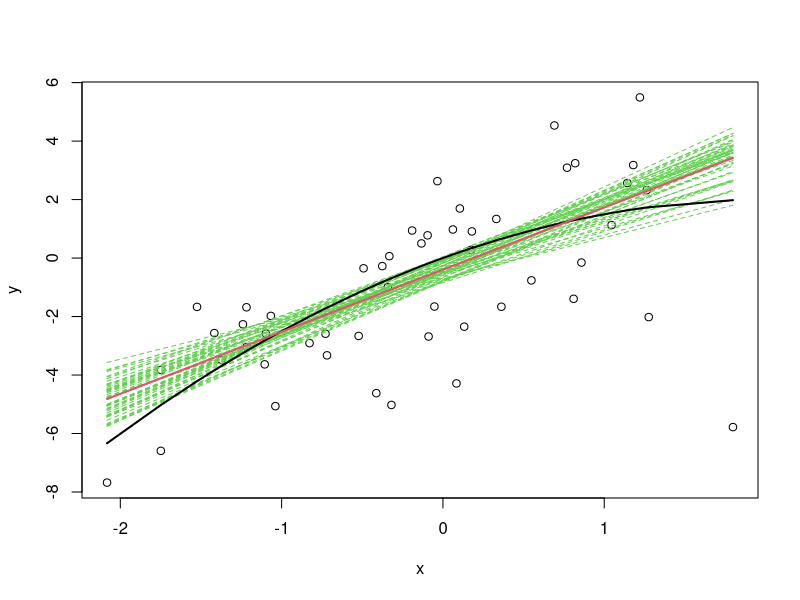
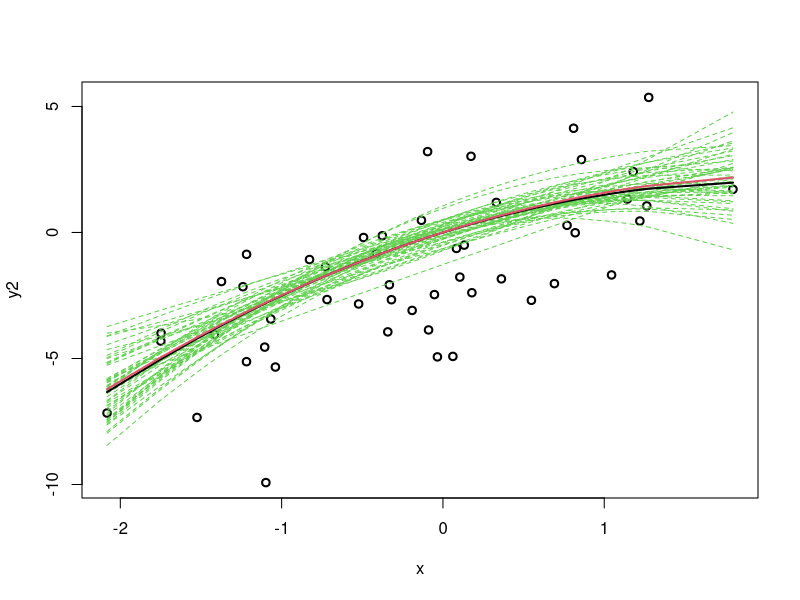
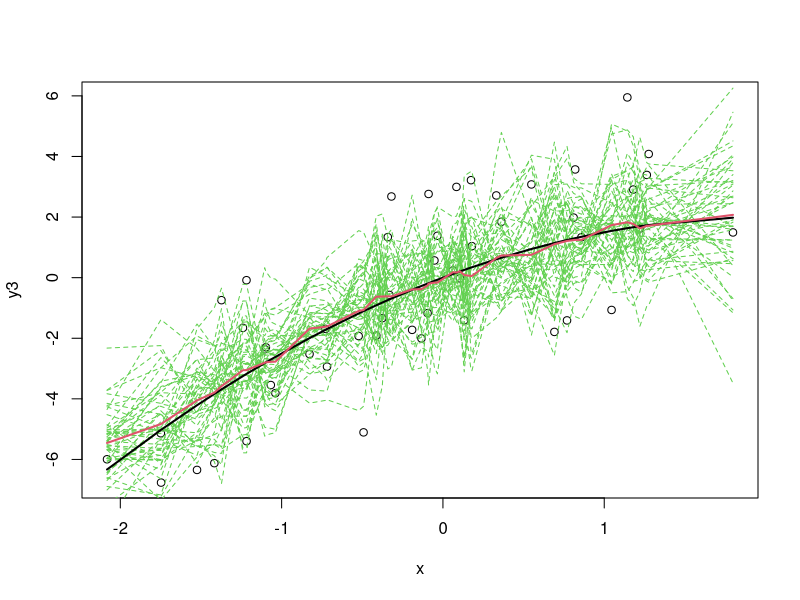
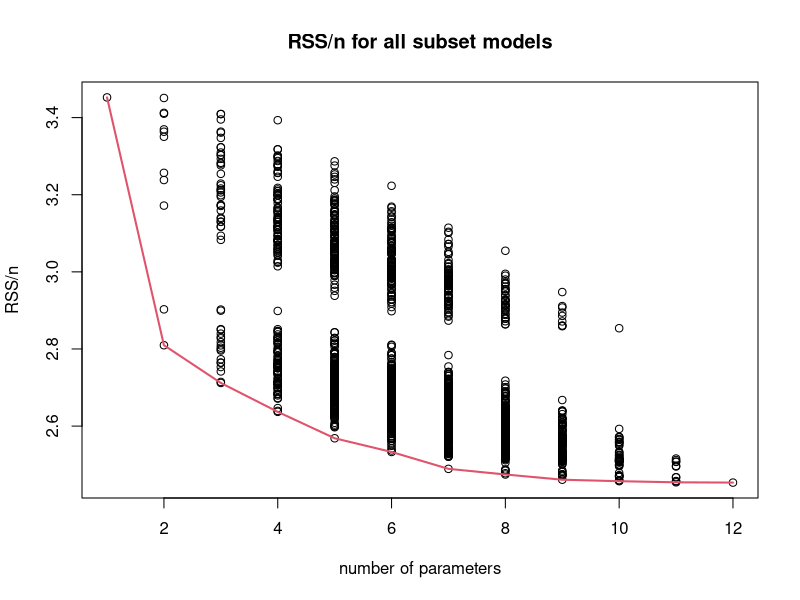
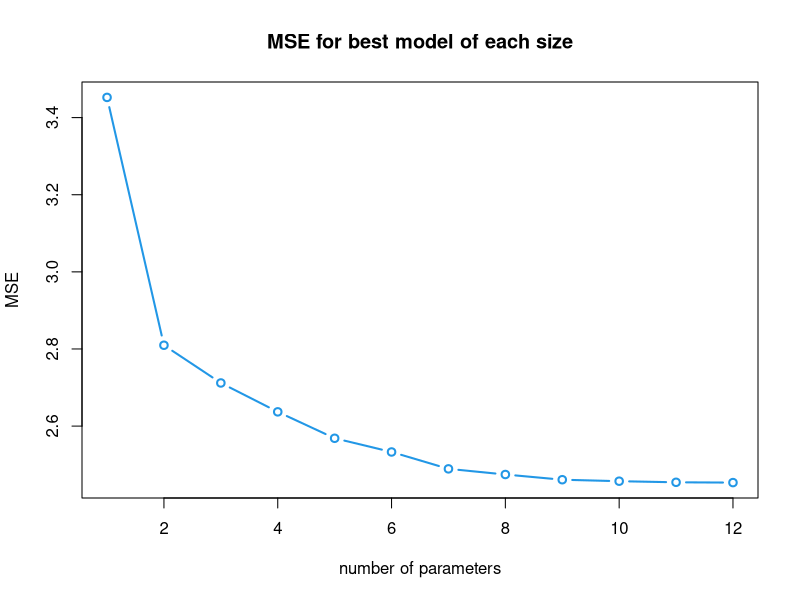
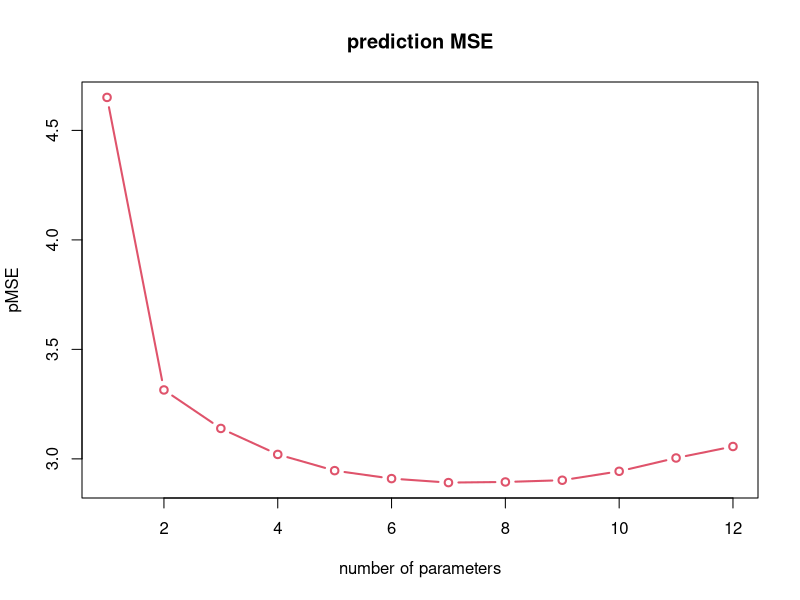
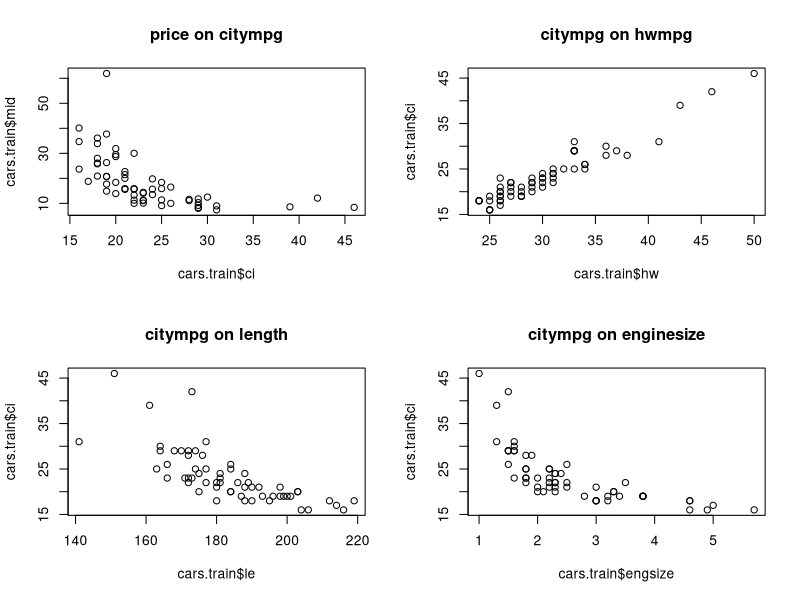
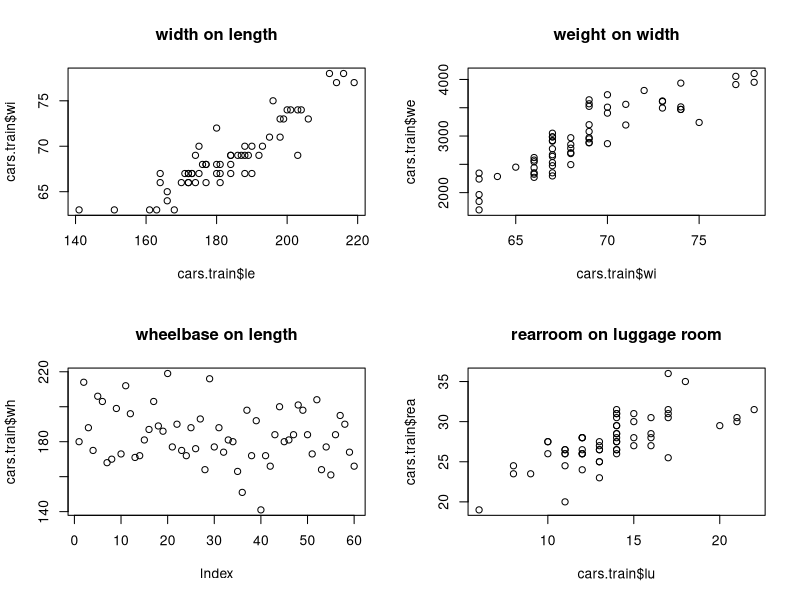

Reproduce these figures in R, in order. (Note: this script raises an error after producing the figures.)
## ---- chunk 1
###################################################
### code chunk number 1: l6-fig4plot
###################################################
n<-50; noisesd<-2 ## sample size and noise level
x<-sort(rnorm(n))
K<-50
mma<-rep(0,2) ## creating a vector to store the model coefficients in
## The for-loop runs everything inside the curly brackets K times
## Linear model
for (kk in (1:K)) {
 y<-2*x-.5*x^2+rnorm(n,sd=noisesd) ## true model I sample from
 if (kk==1 ) {plot(x, y)} ## plot the data once to get the axes fixed
 mm<-lm(y~x)  ## Fitting linear model
 lines(x,mm$fit,col=3,lty=2) ## plotting the different fites in col=3 (green).
 mma<-mma+(1/K)*mm$coef } ## storing the coefficients
lines(x,2*x-.5*x^2,lwd=2) ## true model
lines(x,mma[1]+mma[2]*x,lwd=2,col=2) ## average model
## ---- chunk 2
###################################################
### code chunk number 2: l6-fig5plot
###################################################
mma<-rep(0,3)
for (kk in (1:K)) {
 y2<-2*x-.5*x^2+rnorm(n,sd=noisesd) ## true model
 if (kk==1) {plot(x, y2,lwd=2)}
 mm<-lm(y2~x+I(x^2)) ## Fitting 2nd order polynomial
 lines(x,mm$fit,col=3,lty=2)
 mma<-mma+(1/K)*mm$coef}
lines(x,2*x-.5*x^2,lwd=2)
lines(x,mma[1]+mma[2]*x+mma[3]*x^2,lwd=2,col=2)
## ---- chunk 3
###################################################
### code chunk number 3: l6-fig6plot
###################################################
mma<-rep(0,length(x))
for (kk in (1:K)) {
 y3<-2*x-.5*x^2+rnorm(n,sd=noisesd)
 if (kk==1) {plot(x, y3) }
 mm3<-loess(y3~x,degree=0,span=.1) ## Fitting a local smoother
 lines(x,mm3$fit,col=3,lty=2)
 mma<-mma+(1/K)*mm3$fit }
lines(x,2*x-.5*x^2,lwd=2)
lines(x,mma,lwd=2,col=2)
## ---- chunk 4
###################################################
### code chunk number 4: ldl1
###################################################
SA<-data.frame(read.table("SA.dat",header=T)) ## read in the data
## ---- chunk 5
###################################################
### code chunk number 5: l6-rssfig
###################################################
library(leaps)
frac<-.5 ## creating a training data set of proportion frac - play around with different fractions here
ii<-sample(seq(1,dim(SA)[1]),round(dim(SA)[1]*frac)) ## data points to use for training
yy<-SA[ii,12] ## training data
xx<-as.matrix(SA[ii,-c(12)])
yyt<-SA[-ii,12] ## test data
xxt<-as.matrix(SA[-ii,-c(12)])
###
rleaps<-regsubsets(xx,yy,int=T,nbest=1000,nvmax=dim(SA)[2],really.big=T,method=c("ex")) ## all subset models
cleaps<-summary(rleaps,matrix=T) ## True/False matrix. The r-th is a True/False statement about which
## variables are included in model r.
tt<-apply(cleaps$which,1,sum) ## size of each model in the matrix
mses<-cleaps$rss/length(yy) ## corresponding MSEs
##
tt<-c(1,tt)
nullrss<-sum((yy-mean(yy))^2)/length(yy)
mses<-c(nullrss,mses)
###
plot(tt,mses,xlab="number of parameters",ylab="RSS/n",main="RSS/n for all subset models")
tmin<-min(tt)
tmax<-max(tt)
tsec<-seq(tmin,tmax)
msevec<-rep(0,length(tsec))
for (tk in 1:length(tsec)) {
 msevec[tk]<-min(mses[tt==tsec[tk]])} ## the best model for each size
lines(tsec,msevec,lwd=2,col=2) ## a line connecting the best models.
## ---- chunk 6
###################################################
### code chunk number 6: l6-msefig
###################################################
plot(tsec,msevec,xlab="number of parameters",ylab="MSE",main="MSE for best model of each size",type='b',col=4,lwd=2)
# Just plotting the best model of each size
## ---- chunk 7
###################################################
### code chunk number 7: l6-pmsefig
###################################################
pmses<-rep(0,dim(cleaps$which)[1])
for (ta in (1:dim(cleaps$which)[1])) {
  # select covariates in training data for current model 
  # -1 removes the intercep stored in cleaps
  x <- xx[, cleaps$which[ta,-1]] # TRAINING covariates
  mmr <- lm(yy ~ x)  # fit training data
  # now select same covariates in test data
  x <- xxt[, cleaps$which[ta,-1]] # TESTING covariates
  # predict the outcome of the new data from testing covariates
  yhat <- predict(mmr, as.data.frame(x))
 # mmr<-lm(yy ~ xx[,cleaps$which[ta,-1]==T])
  PEcp<-sum((yyt-yhat)^2)/length(yyt)
  pmses[ta]<-PEcp }
nullpmse<-sum((yyt-mean(yy))^2)/length(yyt)
pmses<-c(nullpmse,pmses)
pmsevec<-rep(0,length(tsec))
for (tk in 1:length(tsec)) {
 pmsevec[tk]<-min(pmses[tt==tsec[tk]])}
plot(tsec,pmsevec,xlab="number of parameters",ylab="pMSE",main="prediction MSE", type="b",lwd=2,col=2)
# best prediction model of each size
## ---- chunk 8
###################################################
### code chunk number 8: l6-whichwin
###################################################
ptmin<-which.min(pmses)
ModMat<-rbind(c("TRUE",rep("FALSE",dim(cleaps$which)[2]-1)),cleaps$which)
pmod<-ModMat[ptmin,] # this is the best model for prediction (on THIS test data)
winsize<-sum(pmod==T)
mtmin<-which.min(mses[tt==sum(pmod==T)])
mod<-(ModMat[tt==sum(pmod==T),])[mtmin,] # best training model of the same size and pmod. Same model?
## ---- chunk 9
###################################################
### code chunk number 9: l6-wintable
###################################################
### This is code to produce a nice table for latex writing
library(xtable)
x<-rbind(as.character(pmod),as.character(mod))
dimnames(x) <- list(c("pMSE win", "MSE of same size"), c("Intercept",names(SA)[-12]))
x1<-x[,1:6]
x2<-x[,7:12]
dimnames(x1)<-list(c("pMSE win", "MSE of same size"),c("Intercept",names(SA)[1:5]))
dimnames(x2)<-list(c("pMSE win", "MSE of same size"),c(names(SA))[6:11])
xtable(rbind(x1), digits=c(0, rep(3,6)))
xtable(rbind(x2), digits=c(0, rep(3,6)),caption="Selected variables using pMSE",label="table:pmse")
## ---- chunk 10
###################################################
### code chunk number 10: cars1
###################################################
cars<-data.frame(read.table("cars.dat",header=T)) ## read in the data
print(dim(cars)) ## dimensions
print(names(cars)) ## variable names
## ---- chunk 11
###################################################
### code chunk number 11: cars1b
###################################################
## Creating a training and test data set. 
ntrain<-60
ii<-sample(seq(1,dim(cars)[1]),ntrain)
# ntrain cars = training set
cars.train<-cars[ii,]
row.names(cars.train)<-seq(1,ntrain)
cars.test<-cars[-ii,]
row.names(cars.test)<-seq(1,dim(cars.test)[1])
## ---- chunk 12
###################################################
### code chunk number 12: cars2a
###################################################
par(mfrow=c(2,2))
plot(cars.train$ci,cars.train$mid,main="price on citympg")
plot(cars.train$hw,cars.train$ci,main="citympg on hwmpg")
plot(cars.train$le,cars.train$ci,main="citympg on length")
plot(cars.train$engsize,cars.train$ci,main="citympg on enginesize")
p<-locator()
## ---- chunk 13
###################################################
### code chunk number 13: cars2b
###################################################
par(mfrow=c(2,2))
plot(cars.train$le,cars.train$wi,main="width on length")
plot(cars.train$wi,cars.train$we,main="weight on width")
plot(cars.train$le,cars.train$wh,main="wheelbase on length")
plot(cars.train$lu,cars.train$rea,main="rearroom on luggage room")
p<-locator()
## ---- chunk 14
###################################################
### code chunk number 14: cars3a
###################################################
par(mfrow=c(2,2))
plot(cars.train$ci,cars.train$mid,main="price on citymg")
plot(cars.train$we,cars.train$mid,main="price on weight")
plot(cars.train$ho,cars.train$mid,main="price on horsepower")
plot(cars.train$man,cars.train$mid,main="price on transmission")
p<-locator()
## ---- chunk 15
###################################################
### code chunk number 15: cars3b
###################################################
par(mfrow=c(2,2))
plot(1/cars.train$ci,log(cars.train$mid),main="log(price) on 1/citympg")
plot(cars.train$we,log(cars.train$mid),main="log(price) on weight")
plot(cars.train$ho,log(cars.train$mid),main="log(price) on horsepower")
plot(cars.train$man,log(cars.train$mid),main="log(price) on transmission")
p<-locator()
## ---- chunk 16
###################################################
### code chunk number 16: cars4
###################################################
cars.train[,1]<-log(cars.train$mid)
cars.train[,2]<-1/cars.train$ci
cars.train[,3]<-1/cars.train$hw
cars.test[,1]<-log(cars.test$mid)
cars.test[,2]<-1/cars.test$ci
cars.test[,3]<-1/cars.test$hw
names(cars.train)[c(1,2,3)]<-c("log.mid.price","city.gpm","hw.gpm")
names(cars.test)[c(1,2,3)]<-c("log.mid.price","city.gpm","hw.gpm")
## ---- chunk 17
###################################################
### code chunk number 17: cars5
###################################################
## Fitting the model after transforming the data
mm<-lm(log.mid.price~city.gpm+hw.gpm+airbagstd+cylnbr+
         engsize+horsepwr+rpm.at.max+engrev.high+mantrans.op+
         fueltank+passengers+length+width+uturn+rearroom+
         luggage+weight+domestic,data=cars.train)
print(ms<-summary(mm))
## ---- chunk 18
###################################################
### code chunk number 18: cars5b
###################################################
par(mfrow=c(2,2))
plot(mm)
p<-locator()
## ---- chunk 19
###################################################
### code chunk number 19: cars6
###################################################
## Checking the residuals.
par(mfrow=c(1,1))
plot(mm$fit,mm$res,xlab="fitted values",ylab="residuals")
abline(h=0)
id1<-identify(mm$fit,mm$res,pos=T)
## ---- chunk 20
###################################################
### code chunk number 21: cars7
###################################################
## Checking normal error assumption
qq<-seq(.5/ntrain,(ntrain-.5)/ntrain,length=ntrain)
normq<-qnorm(p=qq)
rsort<-sort(rstandard(mm))
rlist<-sort.list(rstandard(mm))
plot(normq,rsort,xlab="Theoretical quantiles",ylab="Standardized residuals")
qr<-quantile(rstandard(mm))
qn<-quantile(qnorm(p=qq))
b<-(qr[4]-qr[2])/(qn[4]-qn[2])
a<-qr[4]-b*qn[4]
abline(a,b)
id2<-identify(normq,sort(rstandard(mm)),label=rlist,pos=T)
## ---- chunk 21
###################################################
### code chunk number 23: cars8
###################################################
## Checking constant error variance using absolute residuals
plot(mm$fit,abs(rstandard(mm)),xlab="fitted values", ylab="|standardized residuals|")
id3<-identify(mm$fit,abs(rstandard(mm)),pos=T)
## ---- chunk 22
###################################################
### code chunk number 25: cars9
###################################################
## Checking the Cooks distance
lm1<-lm.influence(mm)
cooksd<-cooks.distance(mm)
plot(cooksd,main="Cooks Distance",type="h")
abline(h=qf(.95,1,mm$df),lty=2)
idc<-identify(cooksd,pos=T)
## ---- chunk 23
###################################################
### code chunk number 27: cars10
###################################################
## Checking leverage and impact on slopes
plot(lm1$hat,main="Leverage")
idlev<-identify(lm1$hat,pos=T)
## ---- chunk 24
###################################################
### code chunk number 29: cars11
###################################################
plot(lm1$coeff[,4],main="change in slope 4")
id4<-identify(lm1$coeff[,4],pos=T)
## ---- chunk 25
###################################################
### code chunk number 31: cars12
###################################################
plot(lm1$coeff[,7],main="change in slope 7")
id7<-identify(lm1$coeff[,7],pos=T)
## ---- chunk 26
###################################################
### code chunk number 33: cars13
###################################################
plot(lm1$sig,main="change in sigma")
ids<-identify(lm1$sig,pos=T)
## ---- chunk 27
###################################################
### code chunk number 35: cars14
###################################################
indvec<-sort(c(id1$ind,rlist[id2$ind],id3$ind,idlev$ind,id4$ind,id7$ind,ids$ind))
print(table(indvec)) ## how many of each?
maxid<-max(table(indvec))
indout<-unique(indvec)[table(indvec)==max(table(indvec))]
# Here I just identify the "worst" outliers - when you run the code you might want to drop
# all unique observations in indvec. 
# In that case, use indout<-unique(indvec)
## ---- chunk 28
###################################################
### code chunk number 36: cars15
###################################################
## regression without the identified outlier
mmb<-lm(log.mid.price~city.gpm+hw.gpm+airbagstd+cylnbr+
          engsize+horsepwr+rpm.at.max+engrev.high+mantrans.op+
          fueltank+passengers+length+width+uturn+rearroom+
          luggage+weight+domestic,data=cars.train,subset=-indout)
print(summary(mmb))
## ---- chunk 29
###################################################
### code chunk number 37: cars15b
###################################################
par(mfrow=c(2,2))
plot(mmb)
p<-locator()
## ---- chunk 30
###################################################
### code chunk number 38: cars16
###################################################
selectstep<-step(mmb,trace=F) # backward selection
## ---- chunk 31
###################################################
### code chunk number 39: cars17
###################################################
print(summary(selectstep))
## ---- chunk 32
###################################################
### code chunk number 40: cars18
###################################################
predval<-predict(selectstep,newdata=cars.test) ## Prediction 
prederror<-sum((cars.test[,1]-predval)^2)  ## Prediction MSE
#
## Note that the outcome Price is in the first column of
## cars.test. If you use this code on other data sets, make 
## sure you keep track of which column contains your y-variable.
## ---- chunk 33
###################################################
### code chunk number 41: cars19
###################################################
# compare refit
mmtest<-lm(log.mid.price~city.gpm+hw.gpm+airbagstd+cylnbr+
             engsize+horsepwr+rpm.at.max+engrev.high+mantrans.op+
             fueltank+passengers+length+width+uturn+rearroom+
             luggage+weight+domestic,data=cars.test)
print(selecttest<-step(mmtest,trace=F))
fiterror<-sum(summary(selecttest)$res^2)
## ---- chunk 34
###################################################
### code chunk number 42: cars20
###################################################
yy<-cars.train[,1] ## training data
xx<-as.matrix(cars.train[,-1])
yyt<-cars.test[,1] ## test data
xxt<-as.matrix(cars.test[,-1])
###
#install.packages("leaps") ## You only have to do this once
library(leaps)  ## But you have to do this everytime you start a new session
rleaps<-regsubsets(xx,yy,int=T,nbest=500,nvmax=dim(cars)[2],really.big=T,method=c("ex")) 
## all subset models
cleaps<-summary(rleaps,matrix=T) 
## True/False matrix. The r-th row is a True/False statement 
## about which variables are included in model r.
tt<-apply(cleaps$which,1,sum) ## size of each model in the matrix
mses<-cleaps$rss/length(yy) ## corresponding MSEs
## ---- chunk 35
###################################################
### code chunk number 43: cars20b
###################################################
## First add the intercept-only model to the list
tt<-c(1,tt)
nullrss<-sum((yy-mean(yy))^2)/length(yy)
mses<-c(nullrss,mses)
plot(tt,mses,xlab="number of parameters",ylab="MSE",main="MSE for all subset models")
tmin<-min(tt) ## smallest model tried
tmax<-max(tt) ## biggest model tried
tsec<-seq(tmin,tmax)
msevec<-rep(0,length(tsec))
for (tk in 1:length(tsec)) {
 msevec[tk]<-min(mses[tt==tsec[tk]])} ## the best model for each size
lines(tsec,msevec,lwd=2,col=2) ## a line connecting the best models.
p<-locator()
## ---- chunk 36
###################################################
### code chunk number 44: cars20c
###################################################
plot(tsec,msevec,xlab="number of parameters",
     ylab="MSE",main="MSE for best model of each size",type="b",col=4,lwd=2)
p<-locator()
## ---- chunk 37
###################################################
### code chunk number 45: cars21
###################################################
pmses<-rep(0,dim(cleaps$which)[1]) ## creates an empty vector to store pMSE in
for (ta in (1:dim(cleaps$which)[1])) {
 mmr<-lm(yy~xx[,cleaps$which[ta,-1]==T]) ## Fit each of the stored models to training data
 Xmat<-cbind(rep(1,dim(xxt)[1]),xxt[,cleaps$which[ta,-1]==T])
 PEcp<-sum((yyt-Xmat%*%mmr$coef)^2)/length(yyt) ## Compute the prediction error
 ## Note, I create the design matrix Xmat for the current model by
 ## including a column of 1s first (for the intercept) and then
 ## tagging on xxt[,cleaps$which[ta,-1]==T] which contains the 
 ## x-variables for which row ta of the cleaps$which model matrix has T for True.
 pmses[ta]<-PEcp }
nullpmse<-sum((yyt-mean(yy))^2)/length(yyt)
pmses<-c(nullpmse,pmses)
pmsevec<-rep(0,length(tsec))
for (tk in 1:length(tsec)) {
 pmsevec[tk]<-min(pmses[tt==tsec[tk]])} ## winning model for each size
## ---- chunk 38
###################################################
### code chunk number 46: cars21b
###################################################
plot(tsec,pmsevec,xlab="number of parameters",
     ylab="pMSE",main="prediction MSE", type="b",lwd=2,col=2)
## ---- chunk 39
###################################################
### code chunk number 47: cars22
###################################################
ptmin<-which.min(pmses)
## which model has the smallest pmse?
ModMat<-rbind(c("TRUE", rep("FALSE",dim(cleaps$which)[2]-1)),cleaps$which)
# First row of ModMat is the Intercept only model
pmod<-ModMat[ptmin,]
winsize<-sum(pmod==T)
## Winning model
print(names(pmod[pmod==T])[-1])
print(names(selectstep$model)[-1])
## Compare to backward selection model
